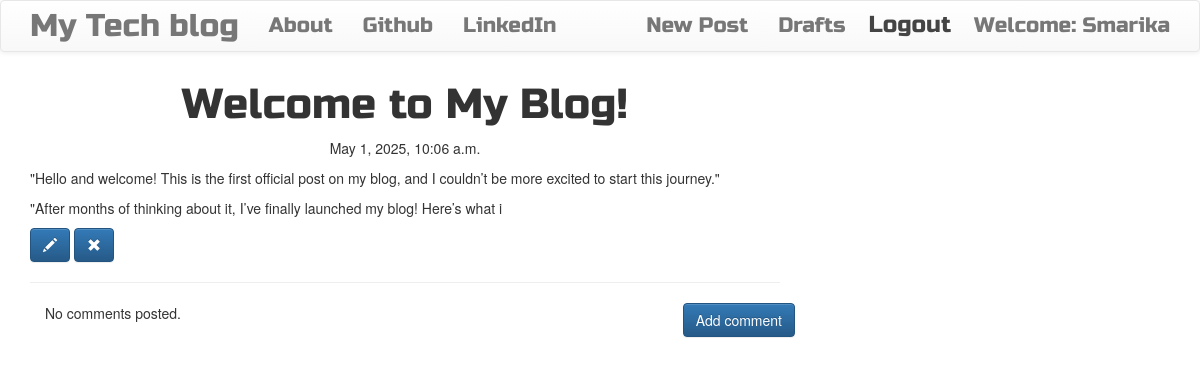
The app's page /post/1/ (signed in) with its own data.
### blog/models.py (models this page shows, shortened)
class Post(models.Model):
    author = models.ForeignKey('auth.User',on_delete=models.CASCADE)
    title = models.CharField(max_length=200)
    text = models.TextField()
    created_date = models.DateTimeField(default=timezone.now())
    published_date = models.DateTimeField(blank=True, null=True)

### blog/views.py (the view)
# urls.py: path('post/<int:pk>/', views.PostDetailView.as_view(), name='post_detail'),  # URL for post detail view
class PostDetailView(DetailView):
    model = Post

### blog/templates/blog/post_detail.html
{% extends 'blog/base.html' %} {% block content %}
<h1 class="posttitle loader">{{ post.title }}</h1>
{% if post.published_date %}
<div class="date postdate">{{ post.published_date }}</div>
{% else %}
<a class="btn btn-default" href="{% url 'post_publish' pk=post.pk %}"
  >Publish</a
>
{% endif %}
<p class="postcontent">{{ post.text|safe|linebreaksbr }}</p>
{% if user.is_authenticated %}
<a class="btn btn-primary" href="{% url 'post_edit' pk=post.pk %}"
  ><span class="glyphicon glyphicon-pencil"></span
></a>
<a class="btn btn-primary" href="{% url 'post_remove' pk=post.pk %}"
  ><span class="glyphicon glyphicon-remove"></span
></a>
{% endif %}
<hr />
<a
  class="btn btn-primary btn-comment"
  href="{% url 'add_comment_to_post' pk=post.pk %}"
  >Add comment</a
>
<div class="container">
  {% for comment in post.comments.all %}
  <br />
  {% if user.is_authenticated or comment.approved_comment %} {{
  comment.created_date }} {% if not comment.approved_comment %}
  <a class="btn btn-default" href="{% url 'comment_remove' pk=comment.pk %}"
    ><span class="glyphicon glyphicon-remove"></span
  ></a>
  <a class="btn btn-default" href="{% url 'comment_approve' pk=comment.pk %}"
    ><span class="glyphicon glyphicon-ok"></span
  ></a>
  {% endif %}
  <p>{{ comment.text|safe|linebreaks }}</p>
  <p>Posted by: <strong>{{ comment.author }}</strong></p>
  {% endif %} {% empty %}
  <p>No comments posted.</p>
  {% endfor %}
</div>
{% endblock %}

### blog/templates/blog/base.html (shortened to what this page needs)
<!DOCTYPE html>
{% load static %}
<html>
    <head>
        <link rel="stylesheet" href="https://maxcdn.bootstrapcdn.com/bootstrap/3.3.7/css/bootstrap.min.css">
        <link rel="stylesheet" href="https://maxcdn.bootstrapcdn.com/bootstrap/3.3.7/css/bootstrap-theme.min.css">
        <link rel="stylesheet" href="//cdn.jsdelivr.net/medium-editor/latest/css/medium-editor.min.css" type="text/css" media="screen" charset="utf-8">
        <link rel="stylesheet" href="{% static 'css/blog.css' %}">
<body class='loader'>
  <nav class="navbar navbar-default techfont custom-navbar">
    <div class="container">
      <ul class="nav navbar-nav">
        <li><a class='navbar-brand bigbrand' href="{% url 'post_list' %}">My Tech blog</a></li>
        <li><a href="{% url 'about'%}">About</a></li>
        <li><a href="https://www.github.com">Github</a></li>
        <li><a href="https://www.linkedin.com">LinkedIn</a></li>
      </ul>
      <ul class="nav navbar-nav navbar-right">
        {% if user.is_authenticated %}
        <li>
          <a href="{% url 'post_new' %}" >New Post</a>
        </li>
        <li>
          <a href="{% url 'post_draft_list' %}">Drafts</a>
        </li>
        <li>
        <form method="POST" action="{% url 'logout' %}">
          <button type="submit">Logout</button>
      </form>
    </li>
        <li>
          <a >Welcome: {{ user.username }}</a>
        </li>
          {% else %}
          <li><a class='nav navbar-right' href="{% url 'login' %}" ><span class="glyphicon glyphicon-user"></span></a></li>
        {% endif %}
      </ul>
  </div>
</nav>
        <div class="content container">
            <div class="row">
                <div class="col-md-8">
                  <div class="blog_posts">
                    {% block content %}
                    {% endblock %}
                  </div>
                </div>
            </div>
        </div>
</body>
</html>

### blog/static/css/blog.css (style rules this page uses)
.techfont { font-family: 'Russo One', sans-serif; font-size: 1.5em; margin-bottom: 10px; }
.navbar-nav.navbar-right li form { display: inline-block; margin-top: 3px; }
.navbar-nav.navbar-right li form button { padding: 8px 8px; line-height: 1.1; background: transparent; border: none; color: rgb(68, 68, 68); font-size: 1.1em; }
.postdate { text-align: center; }
.posttitle { font-family: 'Russo One', sans-serif; font-size: 3em; text-align: center; }
.postcontent { font-family: 'Montserrat'; font-size: 1.5em; }
.btn-comment { position: absolute; right: 0px; }
.bigbrand { font-size: 1.5em; }
.loader { filter:hue-rotate(0deg); color: linear-gradient(45deg,#0f8,#08f); animation:hue 5000ms infinite linear; }

### records on screen
Post: title "Welcome to My Blog!", published_date "May 1, 2025, 10:06 a.m.", text "\"Hello and welcome! This is the first official post on my blog, and I couldn’t be more excited to start this journey.\" \"After months of thinking about it, I’ve finally launched my blog! Here’s what i"

### other values on screen
{{ user.username }} "Smarika"
